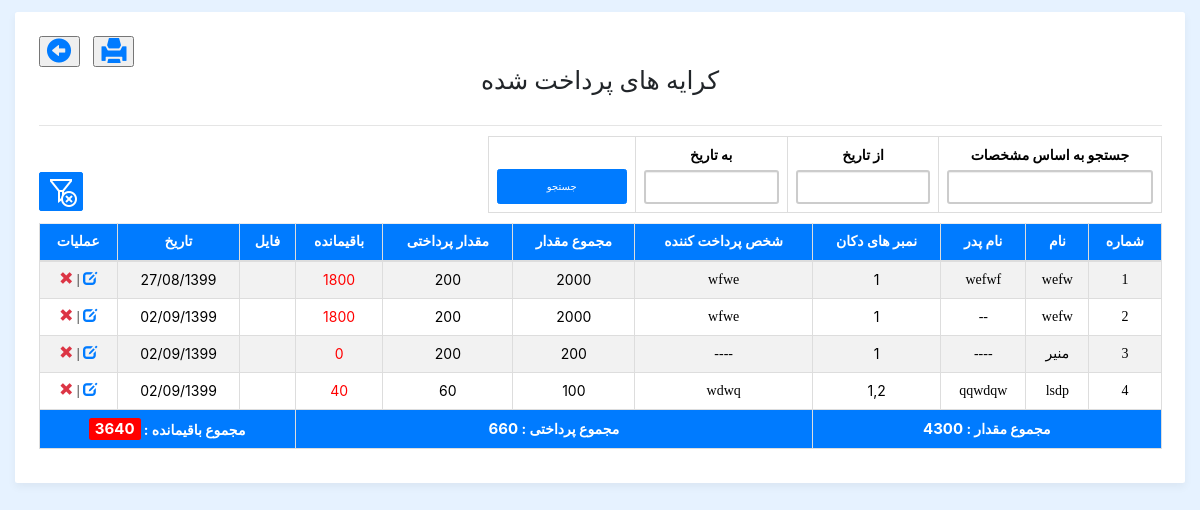
Screenshot of /kera_pardakht_shoda.php (signed in) with the database file from the repository.
### tables this page shows
CREATE TABLE `kerah_dokan` (
  `id` int(11) NOT NULL,
  `user_id` int(10) NOT NULL,
  `par_name` varchar(100) NOT NULL,
  `father_name` varchar(200) NOT NULL,
  `dokan_number` varchar(11) NOT NULL,
  `payer` varchar(100) NOT NULL,
  `majmo_meqdar` int(11) NOT NULL,
  `meqdar_perdakhty` int(11) NOT NULL,
  `total` int(11) NOT NULL,
  `file` mediumblob NOT NULL,
  `date_sh` text NOT NULL,
  `date_m` date NOT NULL,
  `status` varchar(50) NOT NULL,
  `after_check` varchar(50) NOT NULL
);

### kera_pardakht_shoda.php (the view, shortened to what this page needs)
<?php
  include_once("database.php");
 ?>
<!DOCTYPE html>
<html lang="en">
    <head>
        <link rel="stylesheet" href="css/bootstrap.min.css">
        <link rel="stylesheet" href="css/persian-datepicker.css">
        <link rel="stylesheet" type="text/css" href="css/my-login.css">
        <link href="fileuploads/css/dropify.css" rel="stylesheet" type="text/css" />
        <link rel="stylesheet" type="text/css" href="vendor/bootstrap/css/bootstrap.min.css">
        <link rel="stylesheet" type="text/css" href="fonts/font-awesome-4.7.0/css/font-awesome.min.css">
        <link rel="stylesheet" type="text/css" href="fonts/Linearicons-Free-v1.0.0/icon-font.min.css">
        <link rel="stylesheet" type="text/css" href="vendor/animate/animate.css">
        <link rel="stylesheet" type="text/css" href="vendor/css-hamburgers/hamburgers.min.css">
        <link rel="stylesheet" type="text/css" href="vendor/animsition/css/animsition.min.css">
        <link rel="stylesheet" type="text/css" href="vendor/select2/select2.min.css">
        <link rel="stylesheet" type="text/css" href="vendor/daterangepicker/daterangepicker.css">
        <link rel="stylesheet" type="text/css" href="css/util.css">
        <link type="text/css" href="css/persian-datepicker.css" rel="stylesheet" />
        <link href="fileuploads/css/dropify.css" rel="stylesheet" type="text/css" />
    </head>
    <body class="my-login-page">
        <section class="h-100" style=" padding:0px !important;">
            <div class="container-fluid h-100">
                <div class="card-wrapper" style="width:100%;margin-top:1%; ">
                    <div class="card fat" style="">
                        <div class="card-body">
                            <button class="glyphicon print glyphicon-circle-arrow-left text text-primary" id="icon"
                                style="font-size:25px;" onclick="window.open('shop_rent.php','_self');"></button>
                            <button class="glyphicon print glyphicon-print text text-primary" id="icon"
                                style="position:relative; left:10px; font-size:25px;" onclick="myFunction()"></button>
                            <h1 class="card-title b_font" style="text-align:center;" placeholder="">کرایه
                                های
                                پرداخت شده</h1>
                            <hr>
                            <table class="table table-bordered print" style="width:60%; float:right;">
                                <tr>
                                    <td>
                                        <label for="From">جستجو به اساس مشخصات</label>
                                        <input type="text" class="form-control" required name="input_search"
                                            id="input_search">
                                    </td>
                                    <form action="" method="post">
                                        <td>
                                            <label for="From">از تاریخ</label>
                                            <input type="text" class="form-control" id="date_from" required name="from"
                                                name="From">
                                        </td>
                                        <td>
                                            <label for="To">به تاریخ</label>
                                            <input type="text" class="form-control" id="date_to" required name="to"
                                                id="To">
                                        </td>
                                        <td>
                                            <input type="submit" value="جستجو"
                                                style="width:130px;margin-top:24px; height:35px;"
                                                class="btn btn-primary" name="search_btn_submit">
                                        </td>
                                    </form>
                                </tr>
                            </table>
                            <button class="btn btn-primary print btn-sm" style="margin-top:36px;"
                                onclick="window.open('kera_pardakht_shoda.php','_self')"><img
                                    src="image/icons/clear_filters_32px.png" alt=""></button>
                            <br>
                            <table class="table table-bordered table-striped" id="dokakin_sab_shoda" dir="rtl">
                                <thead>
                                    <tr class="bg bg-primary">
                                        <th class="b_font">شماره</th>
                                        <th class="b_font">نام</th>
                                        <th class="b_font">نام پدر</th>
                                        <th class="b_font">نمبر های دکان </th>
                                        <th class="b_font">شخص پرداخت کننده</th>
                                        <th class="b_font">مجموع مقدار</th>
                                        <th class="b_font">مقدار پرداختی</th>
                                        <th class="b_font">باقیمانده</th>
                                        <th class="b_font print">فایل</th>
                                        <th class="b_font">تاریخ</th>
                                        <th class="b_font author40per" id="icon">عملیات</th>
                                    </tr>
                                </thead>
                                <tbody id="tbody">
                                    <?php
                                    $sql_query_02 = null;
                                    $sql_query_03 = null;
                                    if(isset($_POST["search_btn_submit"])){
                                        $from_sh = $_POST["from"];
                                        $from_sh_exp = explode("/",$from_sh);
                                        $from_m =  jalali_to_gregorian($from_sh_exp[2],$from_sh_exp[1],$from_sh_exp[0],'/');
                                        $to_sh = $_POST["to"];
                                        $to_sh_exp = explode("/",$to_sh);
                                        $to_m =  jalali_to_gregorian($to_sh_exp[2],$to_sh_exp[1],$to_sh_exp[0],'/');
                                        $sql_query_02 = mysqli_query($connection,"select * from kerah_dokan where date_m between '$from_m' and '$to_m'");
                                        $sql_query_03 = mysqli_query($connection,"select sum(majmo_meqdar) as majmo_meqdar,sum(meqdar_perdakhty) as meqdar_pardakhty from kerah_dokan where date_m between '$from_m' and '$to_m'");
                                    }
                                    else{
                                        $sql_query_02 = mysqli_query($connection,"select * from kerah_dokan");
                                        $sql_query_03 = mysqli_query($connection,"select sum(majmo_meqdar) as majmo_meqdar,sum(meqdar_perdakhty) as meqdar_pardakhty from kerah_dokan");
                                    }
                                    $fetch_03 = mysqli_fetch_assoc($sql_query_03);
                                $count = 1;
                                while ($fetch_02 = mysqli_fetch_assoc($sql_query_02)) {
                                ?>
                                    <tr style="color:white;">
                                        <td class="b_font"><?php echo $count; ?></td>
                                        <td class="b_font"><?php echo $fetch_02["par_name"];?></td>
                                        <td class="b_font"><?php echo $fetch_02["father_name"];?></td>
                                        <td class=""><?php echo $fetch_02["dokan_number"];?></td>
                                        <td class="b_font"><?php echo $fetch_02["payer"];?></td>
                                        <td class=""><?php echo $fetch_02["majmo_meqdar"];?></td>
                                        <td class=""><?php echo $fetch_02["meqdar_perdakhty"];?></td>
                                        <td class="" style="color:red;"><?php echo $fetch_02["total"];?></td>
                                        <td class="b_font print">
                                        </td>
                                        <td class=""><?php echo $fetch_02["date_sh"];?></td>
                                        <td class="b_font author40per" id="icon">
                                            <a href="edit.php?ke_id=<?php echo  $fetch_02["id"];?>"><span
                                                    class="glyphicon glyphicon-edit text text-primary"></span></a> |
                                            <span onclick="delet(<?php echo $fetch_02['id'] ;?>)"
                                                class="glyphicon glyphicon-remove text text-danger"></span>
                                        </td>
                                    </tr>
                                    <?php
                      $count++;
                      }
                    ?>
                                    <tr class="bg bg-primary">
                                        <th colspan="4"> مجموع مقدار : <span class="" style="font-size:15px;"><?php
                                                echo $fetch_03["majmo_meqdar"]; ?></span>
                                        </th>
                                        <th colspan="4"> مجموع پرداختی : <span class="" style="font-size:15px;"><?php
                                                echo $fetch_03["meqdar_pardakhty"]; ?></span>
                                        </th>
                                        <th colspan="4"> مجموع باقیمانده : <span class="badge"
                                                style="font-size:15px; background-color:red;"><?php
                                                echo $fetch_03["majmo_meqdar"]-$fetch_03["meqdar_pardakhty"]; ?></span>
                                        </th>
                                    </tr>
                                </tbody>
                            </table>
                        </div>
                    </div>
                </div>
            </div>
        </section>
    </body>
</html>

### css/persian-datepicker.css (style rules this page uses)
input, textarea { -webkit-transition: border linear 0.2s, box-shadow linear 0.2s; -moz-transition: border linear 0.2s, box-shadow linear 0.2s; -o-transition: border linear 0.2s, box-shadow linear 0.2s; transition: border linear 0.2s, box-shadow linear 0.2s; }
input[type="text"], input[type="email"], input[type="tel"], input[type="search"], input[type="url"], input[type="password"], .ui-autocomplete-input, textarea, .uneditable-input { display: inline-block; padding: 4px; font-size: 13px; line-height: 18px; color: #555555; border: 1px solid #ccc; -webkit-border-radius: 3px; -moz-border-radius: 3px; border-radius: 3px; }

### css/my-login.css (style rules this page uses)
html, body { height: 100%; }
body.my-login-page { background-color: #f7f9fb; font-size: 14px; }
.my-login-page .card-wrapper { width: 400px; }
.my-login-page .card { border-color: transparent; box-shadow: 0 4px 8px rgba(0, 0, 0, 0.05); }
.my-login-page .card.fat { padding: 10px; }
.my-login-page .card .card-title { margin-bottom: 30px; }
.my-login-page .form-control { border-width: 2.3px; }

### kera_pardakht_shoda.php (style rules this page uses)
.b_font { font-family: b koodak; }
table { direction: rtl; }
th, td { text-align: center; }
td { color: black; }
body { background-color: #e6f2ff !important; }
a, span { cursor: pointer; }

### rows the page displays
kerah_dokan: par_name "wefw", father_name "wefwf", dokan_number "1", payer "wfwe", majmo_meqdar "2000", meqdar_perdakhty "200", total "1800", date_sh "27/08/1399"
kerah_dokan: par_name "wefw", father_name "--", dokan_number "1", payer "wfwe", majmo_meqdar "2000", meqdar_perdakhty "200", total "1800", date_sh "02/09/1399"
kerah_dokan: par_name "منیر", father_name "----", dokan_number "1", payer "----", majmo_meqdar "200", meqdar_perdakhty "200", total "0", date_sh "02/09/1399"
kerah_dokan: par_name "lsdp", father_name "qqwdqw", dokan_number "1,2", payer "wdwq", majmo_meqdar "100", meqdar_perdakhty "60", total "40", date_sh "02/09/1399"

### other values shown
$fetch_03["majmo_meqdar"] "4300"
$fetch_03["meqdar_pardakhty"] "660"
$fetch_03["majmo_meqdar"]-$fetch_03["meqdar_pardakhty"] "3640"
